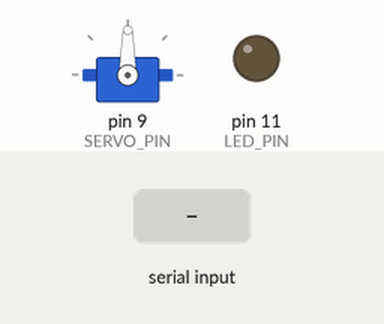
Recording of a sketch running on a simulated Arduino Uno, built with avr-gcc and run on an emulated ATmega328P. Shown: servo, output pins drawn as LEDs (lit = HIGH). The inputs (shaded band) are chosen by the test bench.

Above: at 1.2 s.
1.3 s: "L90\n" received over Serial
At 2.5 s:
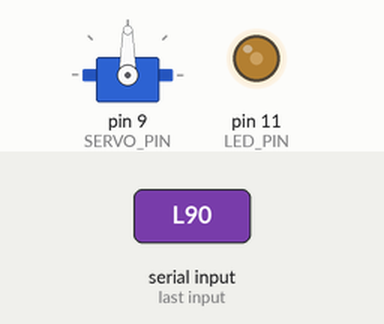
2.8 s: "S,45\n" received over Serial
At 3.9 s:
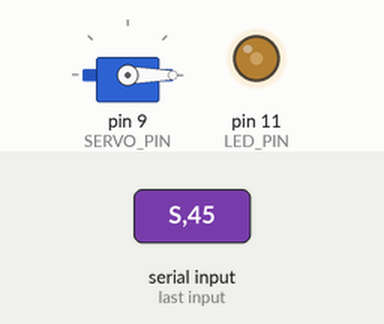
4.3 s: "L,45\n" received over Serial
At 5.1 s:
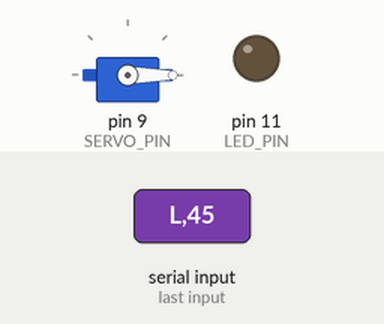
Timing chart, 0 to 7.3 s (numbered marks = the images above; inputs shaded):
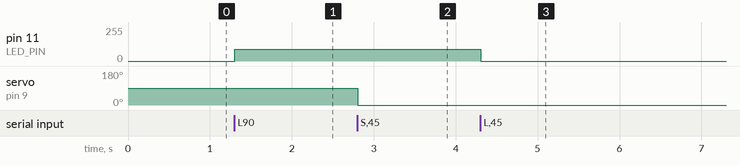

The sketch:

arduino_firmware_v03.ino
```cpp
/*
  SYNAPSE Proof-of-Concept Firmware (v3 - Final)
  For Arduino Uno R3

  Version 3 addresses two key issues:
  1. PWM Pin Conflict: The LED has been moved from pin 10 to pin 11. The Servo
     library on the Uno disables PWM on pin 10. Pin 11 uses a different hardware
     timer and is not affected.
  2. Protocol: This firmware uses the robust "request-response" model required
     by the final Python script. It only sends data when requested.

  Command Protocol:
  - From Python to Arduino:
    - 'L<val>\n' -> Set LED brightness (PWM). <val> is 0-255.
    - 'S<val>\n' -> Set Servo angle. <val> is 0-180.
    - 'R\n'      -> Request a sensor reading.
  - From Arduino to Python:
    - 'A<val>\n' -> Potentiometer analog reading. <val> is 0-1023. (Sent ONLY on request)
*/

#include <Servo.h>

// --- Pin Definitions ---
const int POT_PIN = A0;   // Potentiometer for servo control
const int SERVO_PIN = 9;  // Servo signal pin
const int LED_PIN = 11;   // <<-- CRITICAL CHANGE: LED moved to Pin 11

// --- Global Objects ---
Servo myServo;

void setup() {
  // Initialize serial communication
  Serial.begin(9600);

  // Initialize hardware
  myServo.attach(SERVO_PIN);
  pinMode(LED_PIN, OUTPUT);

  // Set initial states
  myServo.write(90);       // Center the servo
  analogWrite(LED_PIN, 0); // Turn LED off
}

void loop() {
  // The main loop is now very simple. It just listens for commands.
  // The Arduino is now a passive peripheral controlled by the Python "brain".
  handleSerialCommands();

  // A tiny delay can help with stability.
  delay(1);
}

void handleSerialCommands() {
  // Use a robust method to read an entire command terminated by a newline.
  if (Serial.available() > 0) {
    String command = Serial.readStringUntil('\n');
    processCommand(command);
  }
}

void processCommand(String command) {
  // Remove whitespace
  command.trim();
  if (command.length() == 0) return; // Ignore empty commands

  // Check the command prefix to determine the action
  char commandType = command.charAt(0);
  String commandValue = command.substring(1);

  switch (commandType) {
    case 'L': { // LED Command: L<brightness>
      int brightness = commandValue.toInt();
      brightness = constrain(brightness, 0, 255);
      analogWrite(LED_PIN, brightness);
      break;
    }
    case 'S': { // Servo Command: S<angle>
      int angle = commandValue.toInt();
      angle = constrain(angle, 0, 180);
      myServo.write(angle);
      break;
    }
    case 'R': { // Read Sensor Command
      int potValue = analogRead(POT_PIN);
      Serial.print("A");
      Serial.println(potValue);
      break;
    }
  }
}
```

Measured:
- after the input at 1.3 s, pin 11 (LED_PIN): 0/255 → 90/255 at once
- after the input at 2.8 s, servo on pin 9 (SERVO_PIN): 90° → 0° at once
- after the input at 4.3 s, pin 11 (LED_PIN): 90/255 → 0/255 at once
